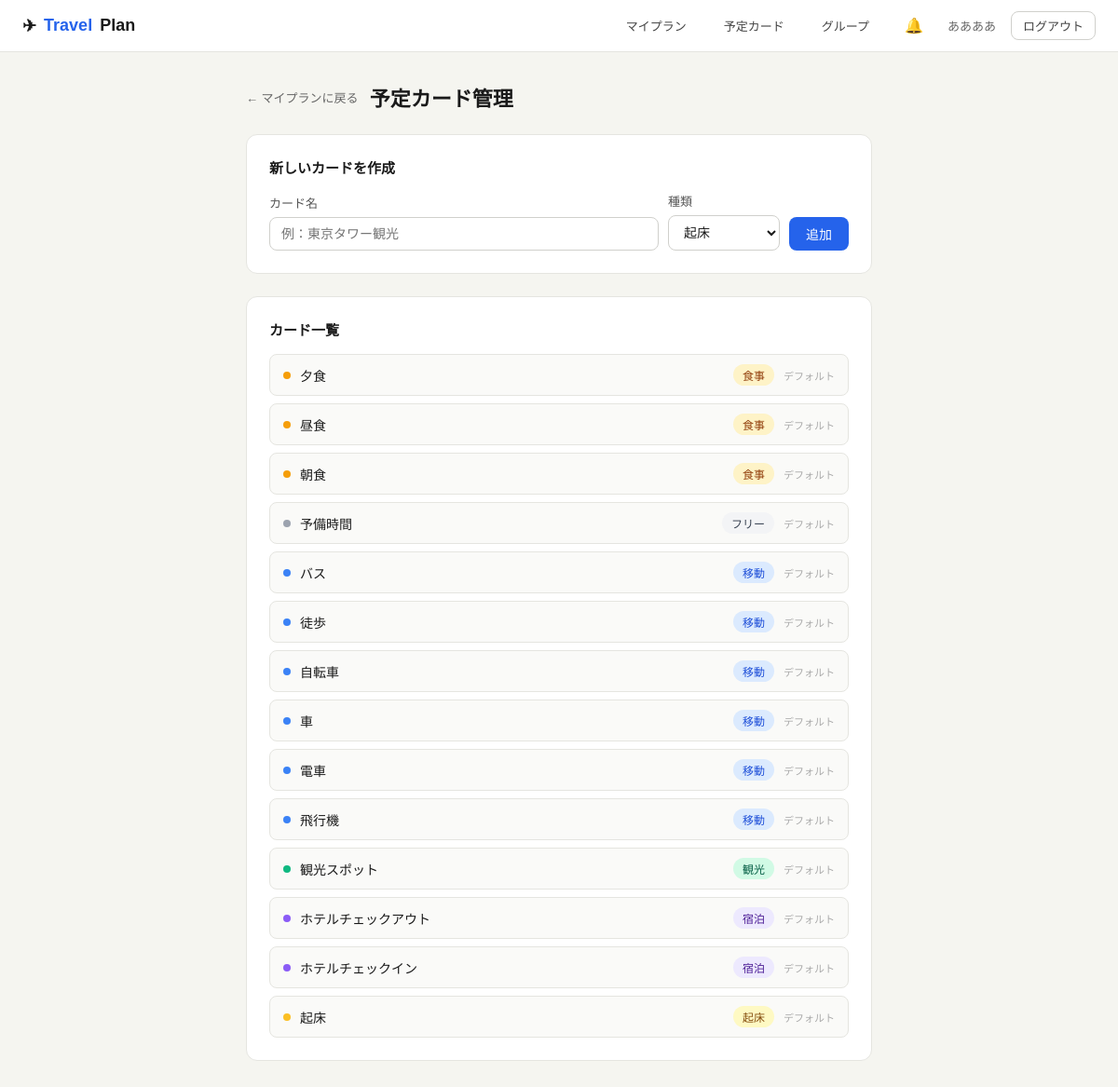
The page /cards/ (signed in) on the database its author committed.
### travel/models.py (models this page shows, shortened)
class CardTemplate(models.Model):
    TYPE_CHOICES = [
        ('wake', '起床'),
        ('move', '移動'),
        ('eat', '食事'),
        ('see', '観光'),
        ('stay', '宿泊'),
        ('free', 'フリー'),
    ]
    user = models.ForeignKey(User, on_delete=models.CASCADE, related_name='card_templates')
    name = models.CharField(max_length=200)
    card_type = models.CharField(max_length=10, choices=TYPE_CHOICES, default='free')
    is_default = models.BooleanField(default=False)
    created_at = models.DateTimeField(auto_now_add=True)
    class Meta:
        ordering = ['is_default', 'card_type', 'name']

### travel/views.py (the view)
# urls.py: path('cards/', views.card_templates, name='card_templates'),
@login_required
def card_templates(request):
    if request.method == 'POST':
        name = request.POST.get('name', '').strip()
        ctype = request.POST.get('card_type', 'free')
        if name:
            CardTemplate.objects.create(user=request.user, name=name, card_type=ctype)
        return redirect('card_templates')
    templates = CardTemplate.objects.filter(user=request.user)
    return render(request, 'travel/card_templates.html', {'templates': templates})

### travel/context_processors.py (called while the page is built)
def notifications(request):
    if not request.user.is_authenticated:
        return {}
    reject_count = CardResponse.objects.filter(
        status='rejected', is_read=False, item__plan__user=request.user,
    ).exclude(comment='').count()
    like_count = PlanLike.objects.filter(
        plan__user=request.user, is_read=False,
    ).exclude(user=request.user).count()
    return {'unread_notification_count': reject_count + like_count}

### travel/templates/travel/card_templates.html (shortened to what this page needs)
{% extends 'travel/base.html' %}
{% block content %}
<div class="container" style="max-width:720px">
  <div style="display:flex;align-items:center;gap:12px;margin-bottom:24px">
    <a href="/" style="font-size:13px;color:#666">← マイプランに戻る</a>
    <h1 style="font-size:22px;font-weight:600;flex:1">予定カード管理</h1>
  </div>
  <div class="card" style="margin-bottom:24px">
    <h2 style="font-size:15px;font-weight:600;margin-bottom:16px">新しいカードを作成</h2>
    <form method="post" style="display:flex;gap:10px;align-items:flex-end;flex-wrap:wrap">
      <div class="form-group" style="flex:1;min-width:180px;margin-bottom:0">
        <label>カード名</label>
        <input type="text" name="name" placeholder="例：東京タワー観光" required>
      </div>
      <div class="form-group" style="min-width:120px;margin-bottom:0">
        <label>種類</label>
        <select name="card_type">
          <option value="wake">起床</option>
        </select>
      </div>
      <button type="submit" class="btn btn-primary">追加</button>
    </form>
  </div>
  <div class="card">
    <h2 style="font-size:15px;font-weight:600;margin-bottom:16px">カード一覧</h2>
    {% if templates %}
    <div style="display:flex;flex-direction:column;gap:8px">
      {% for tpl in templates %}
      <div style="display:flex;align-items:center;gap:10px;padding:10px 14px;border:1px solid #e5e5e0;border-radius:8px;background:#fafaf8">
        <span class="dot dot-{{ tpl.card_type }}"></span>
        <span style="flex:1;font-size:14px;font-weight:500">{{ tpl.name }}</span>
        <span class="badge badge-{{ tpl.card_type }}">{{ tpl.get_card_type_display }}</span>
        {% if not tpl.is_default %}
        <form method="post" action="/cards/{{ tpl.pk }}/delete/" style="margin:0">
          {% csrf_token %}
          <button type="submit" class="btn btn-danger btn-sm" onclick="return confirm('削除しますか？')">削除</button>
        </form>
        {% else %}
        <span style="font-size:11px;color:#aaa;min-width:48px;text-align:right">デフォルト</span>
        {% endif %}
      </div>
      {% endfor %}
    </div>
    {% else %}
    <div style="text-align:center;padding:40px;color:#aaa">カードがありません</div>
    {% endif %}
  </div>
</div>
{% endblock %}

### travel/templates/travel/base.html (shortened to what this page needs)
<!DOCTYPE html>
<html lang="ja">
<head>
</head>
<body>
{% if user.is_authenticated %}
<nav class="nav">
  <div class="nav-logo">✈ <span>Travel</span>Plan</div>
  <a class="nav-link" href="/">マイプラン</a>
  <a class="nav-link" href="/cards/">予定カード</a>
  <a class="nav-link" href="/groups/">グループ</a>
  <a class="nav-notif" href="/notifications/" title="通知">🔔{% if unread_notification_count %}<span class="nav-notif-badge">{{ unread_notification_count }}</span>{% endif %}</a>
  <span class="nav-user">{{ user.username }}</span>
  <form method="post" action="/logout/" style="margin:0"><input type="hidden" name="csrfmiddlewaretoken" value="{{ csrf_token }}">
    <button type="submit" class="btn btn-secondary btn-sm">ログアウト</button>
  </form>
</nav>
{% endif %}
{% block content %}{% endblock %}
</body>
</html>

### travel/templates/travel/base.html (style rules this page uses)
* { box-sizing:border-box;margin:0;padding:0 }
body { font-family:'Hiragino Sans','Meiryo',sans-serif;background:#f5f5f0;color:#1a1a1a;min-height:100vh }
a { color:#2563eb;text-decoration:none }
.nav { background:#fff;border-bottom:1px solid #e5e5e0;padding:0 24px;height:56px;display:flex;align-items:center;gap:16px;position:sticky;top:0;z-index:100 }
.nav-logo { font-size:18px;font-weight:600;color:#1a1a1a;display:flex;align-items:center;gap:8px }
.nav-logo span { color:#2563eb }
.nav-user { font-size:13px;color:#666 }
.nav a.nav-link { font-size:13px;color:#444;padding:6px 12px;border-radius:6px }
.btn { display:inline-flex;align-items:center;gap:6px;padding:8px 18px;border-radius:8px;font-size:14px;font-weight:500;cursor:pointer;border:none;transition:all .15s }
.btn-primary { background:#2563eb;color:#fff }
.btn-secondary { background:#fff;color:#444;border:1px solid #d0d0cc }
.btn-sm { padding:5px 12px;font-size:13px }
.container { max-width:1000px;margin:0 auto;padding:32px 24px }
.card { background:#fff;border:1px solid #e5e5e0;border-radius:12px;padding:24px }
.form-group { margin-bottom:16px }
.form-group label { display:block;font-size:13px;font-weight:500;color:#555;margin-bottom:6px }
.form-group input,.form-group select,.form-group textarea { width:100%;padding:9px 12px;border:1px solid #d0d0cc;border-radius:8px;font-size:14px;color:#1a1a1a;background:#fff }
.badge { display:inline-block;padding:3px 10px;border-radius:20px;font-size:12px;font-weight:500 }
.badge-wake { background:#fef9c3;color:#854d0e }
.badge-move { background:#dbeafe;color:#1d4ed8 }
.badge-eat { background:#fef3c7;color:#92400e }
.badge-see { background:#d1fae5;color:#065f46 }
.badge-stay { background:#ede9fe;color:#4c1d95 }
.badge-free { background:#f3f4f6;color:#374151 }
.dot { width:8px;height:8px;border-radius:50%;display:inline-block;flex-shrink:0 }
.dot-wake { background:#fbbf24 }
.dot-move { background:#3b82f6 }
.dot-eat { background:#f59e0b }
.dot-see { background:#10b981 }
.dot-stay { background:#8b5cf6 }
.dot-free { background:#9ca3af }
.nav-notif { position:relative;font-size:16px;padding:6px 10px;border-radius:6px }

### rows shown on the page
CardTemplate: name "夕食", card_type "食事", is_default "デフォルト"
CardTemplate: name "昼食", card_type "食事", is_default "デフォルト"
CardTemplate: name "朝食", card_type "食事", is_default "デフォルト"
CardTemplate: name "予備時間", card_type "フリー", is_default "デフォルト"
CardTemplate: name "バス", card_type "移動", is_default "デフォルト"
CardTemplate: name "徒歩", card_type "移動", is_default "デフォルト"
CardTemplate: name "自転車", card_type "移動", is_default "デフォルト"
CardTemplate: name "車", card_type "移動", is_default "デフォルト"
CardTemplate: name "電車", card_type "移動", is_default "デフォルト"
CardTemplate: name "飛行機", card_type "移動", is_default "デフォルト"
CardTemplate: name "観光スポット", card_type "観光", is_default "デフォルト"
CardTemplate: name "ホテルチェックアウト", card_type "宿泊", is_default "デフォルト"
CardTemplate: name "ホテルチェックイン", card_type "宿泊", is_default "デフォルト"
CardTemplate: name "起床", card_type "起床", is_default "デフォルト"

### other values the page prints
{{ user.username }} "ああああ"
